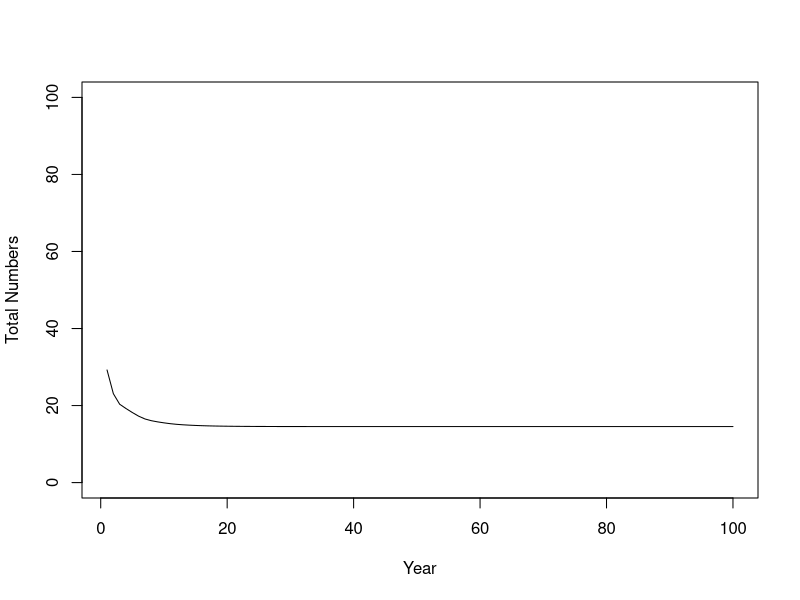
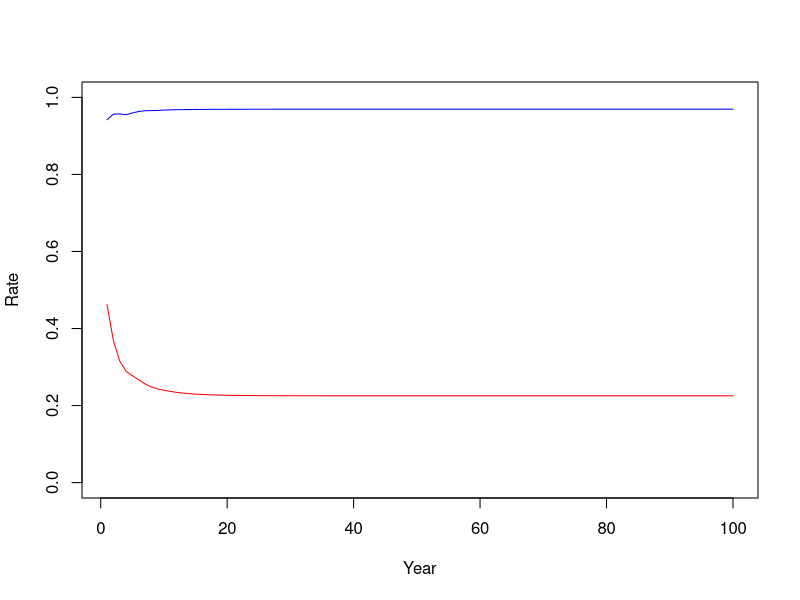

The R script that drew these images, in order: (Note: this script raises an error after producing the figures.)
# Assignment 2.2a --- recalibrating pop dy for age-structured model

# Create a vector of initial numbers at age
# Note that R normally has "1" as the first index of a vector, so 
#  for us Birds[1] is actually age 0 birds...
birds <- c(15,10,5,3,10)

# Define variables for processes (same as First_Model!)
a <- 1  # adjust this parameter to compensate for lower mature birds...
b <- .0046
c <- 1
d <- 50

# Set up containers for time series of numbers and rates
birds_over_time <- array(0,dim=c(5,100))
all_ages_over_time <- numeric(100)
birth_rate <- numeric(100)
death_rate <- numeric(100)

# Start the main simulation loop over time
for (i in 1:100) {   # we will run the model for 100 time steps
  
  # Calculate the birth and death rates according to our dynamic processes
  births_per_female <- a * exp(-b * sum(birds[4:5]))  # only mature (age 3,4+) birds affect birth rate
  deaths_per_capita <- c * sum(birds) / (d + sum(birds))
  
  # Convert rates to actual numbers
  births <- births_per_female * sum(birds[4:5]) / 2  # divide by 2 because per female
  deaths <- deaths_per_capita * birds   # note: deaths will be a vector by age, just like birds
  
  # Now the tautology - more complicated than the last time
    # First the plus group: subtract deaths for the oldest two age groups
    birds[5] <- birds[5] + birds[4] - deaths[5] - deaths[4]
    # Next the remaining ages except babies, working backwards
    for (j in 4:2) { #loop backwards over ages
      birds[j] <- birds[j-1] - deaths[j-1]
    }
    # Finally, the babies
    birds[1] <- births
  
  # Update the vectors of numbers and rates
    birds_over_time[,i] <- birds
    all_ages_over_time[i] <- sum(birds_over_time[,i])
    birth_rate[i] <- births_per_female
    death_rate[i] <- deaths_per_capita

  # close the time loop
}

# Plot the results - base version
x <- seq(from=1,to=100)
plot(all_ages_over_time~x, xlab = "Year", ylab = "Total Numbers", type='l',
     ylim=c(0,100))
plot(birth_rate~x, xlab="Year", ylab="Rate", type = "l",
     ylim=c(0,1), col='blue')
lines(death_rate~x, col='red')


# Plot the results - ggplot version
library(ggplot2)
x <- seq(from=1,to=100)
Number_plot <- ggplot() +
  geom_line(mapping=aes(x=x,y=birds_over_time)) +
  labs(title = "Abundance",
       x = "Year",
       y = "Cormorant numbers") +
  coord_cartesian(ylim=c(0,50)) +
  theme_bw()
plot(Number_plot)
Rate_plot <- ggplot() +
  geom_line(mapping=aes(x=x,y=birth_rate),
            color='blue') +
  geom_line(mapping=aes(x=x,y=death_rate),
            color="red") +
  labs(title = "Birth and death rates",
       x="Year",
       y="Per capita rate") +
  coord_cartesian(ylim=c(0,1)) +
  theme_bw()
plot(Rate_plot)

#This code shows how I created a data frame with year, age, and numbers as columns
# which enables me to display the results as a stacked-bar plot of the numbers-at-age
# over time. There is almost certainly a more elegant way to do this, including by
# storing the age-based numbers in the appropriate format during the simulation
# However, this works...

#Create five data frames, one for each age group, with columns for year, age and numbers
tmp_1 <- data.frame(seq(1:100),rep(1,100), birds_over_time[1,], row.names = NULL)
dimnames(tmp_1)[[2]] <- c('Year','Age','Numbers')
tmp_2 <- data.frame(seq(1:100),rep(2,100), birds_over_time[2,], row.names = NULL)
dimnames(tmp_2)[[2]] <- c('Year','Age','Numbers')
tmp_3 <- data.frame(seq(1:100),rep(3,100), birds_over_time[3,], row.names = NULL)
dimnames(tmp_3)[[2]] <- c('Year','Age','Numbers')
tmp_4 <- data.frame(seq(1:100),rep(4,100), birds_over_time[4,], row.names = NULL)
dimnames(tmp_4)[[2]] <- c('Year','Age','Numbers')
tmp_5 <- data.frame(seq(1:100),rep(5,100), birds_over_time[5,], row.names = NULL)
dimnames(tmp_5)[[2]] <- c('Year','Age','Numbers')

#Combine all five data frames into one
AgeComp_data <- rbind(tmp_1, tmp_2, tmp_3, tmp_4, tmp_5)

#Use geom_bar to create the graph
AgeComp_Plot <- ggplot(data=AgeComp_data) +
  geom_bar(mapping = aes(fill=Age,x=Year,y=Numbers),
           position = 'stack', stat = 'identity') +
  labs(title="Age Composition",
       x="Year",
       y="Numbers") +
  theme_bw()
plot(AgeComp_Plot)
  